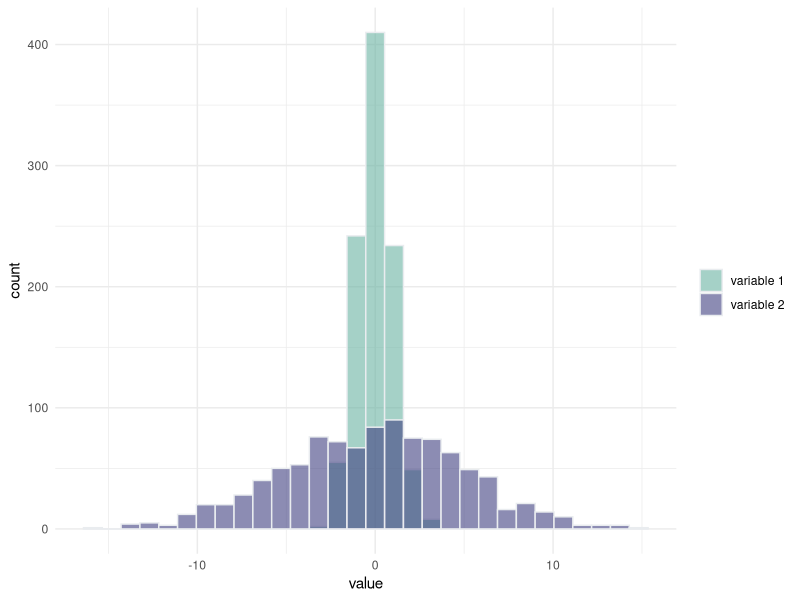
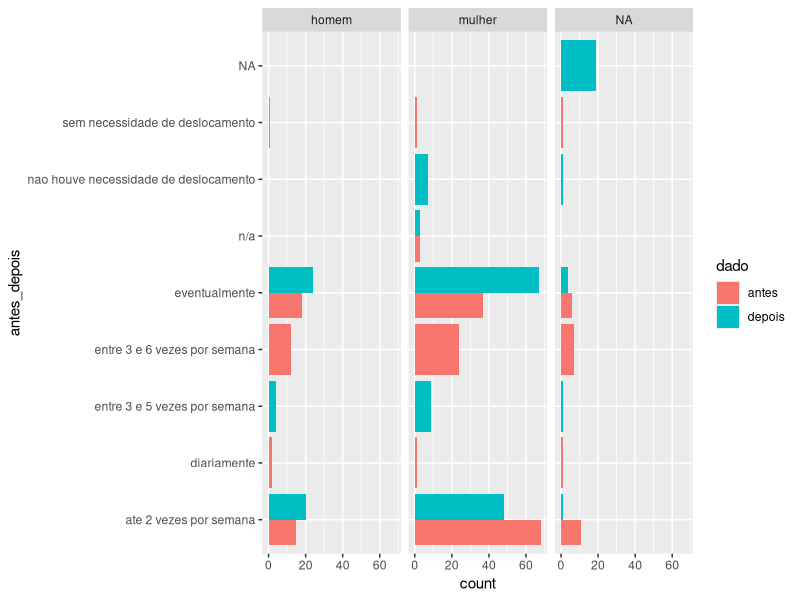

Here is the R script that generated these plots, in order:
## ---- chunk 1
# library
library(tidyverse)

# Build dataset with different distributions
data <- data.frame(
  type = c(rep("variable 1", 1000), rep("variable 2", 1000)),
  value = c(rnorm(1000), rnorm(1000, mean = 0, sd = 5))
)

# Represent it
p <- data %>%
  ggplot(aes(x=value, fill=type)) +
    geom_histogram( color="#e9ecef", alpha=0.6, position = 'identity') +
    scale_fill_manual(values=c("#69b3a2", "#404080")) +
    theme_minimal() +
    labs(fill="")

p
## ---- chunk 2
# get first observation for each Species in iris data -- base R
mini_iris <- iris[c(1, 51, 101), ]

mini_iris %>% gather(key = "flower_att", value = "measurement", -Species)

## ---- chunk 3
dados_bh <- read_delim("dados_aluno.csv", 
    delim = ";", escape_double = FALSE, trim_ws = TRUE)
## ---- chunk 4
data_plot_long <- dados_bh %>% 
  gather(key = "dado", value = "antes_depois", -genero, -escolaridade) %>% 
  mutate(dado = case_when(dado == 'internet_compras_antes' ~ 'antes',
                          dado == 'internet_compras_depois' ~ 'depois'))   
ggplot(data_plot_long) + 
  geom_bar(aes(x = antes_depois, fill = dado), position = "dodge") +
  coord_flip() +
  facet_wrap(~ genero)

